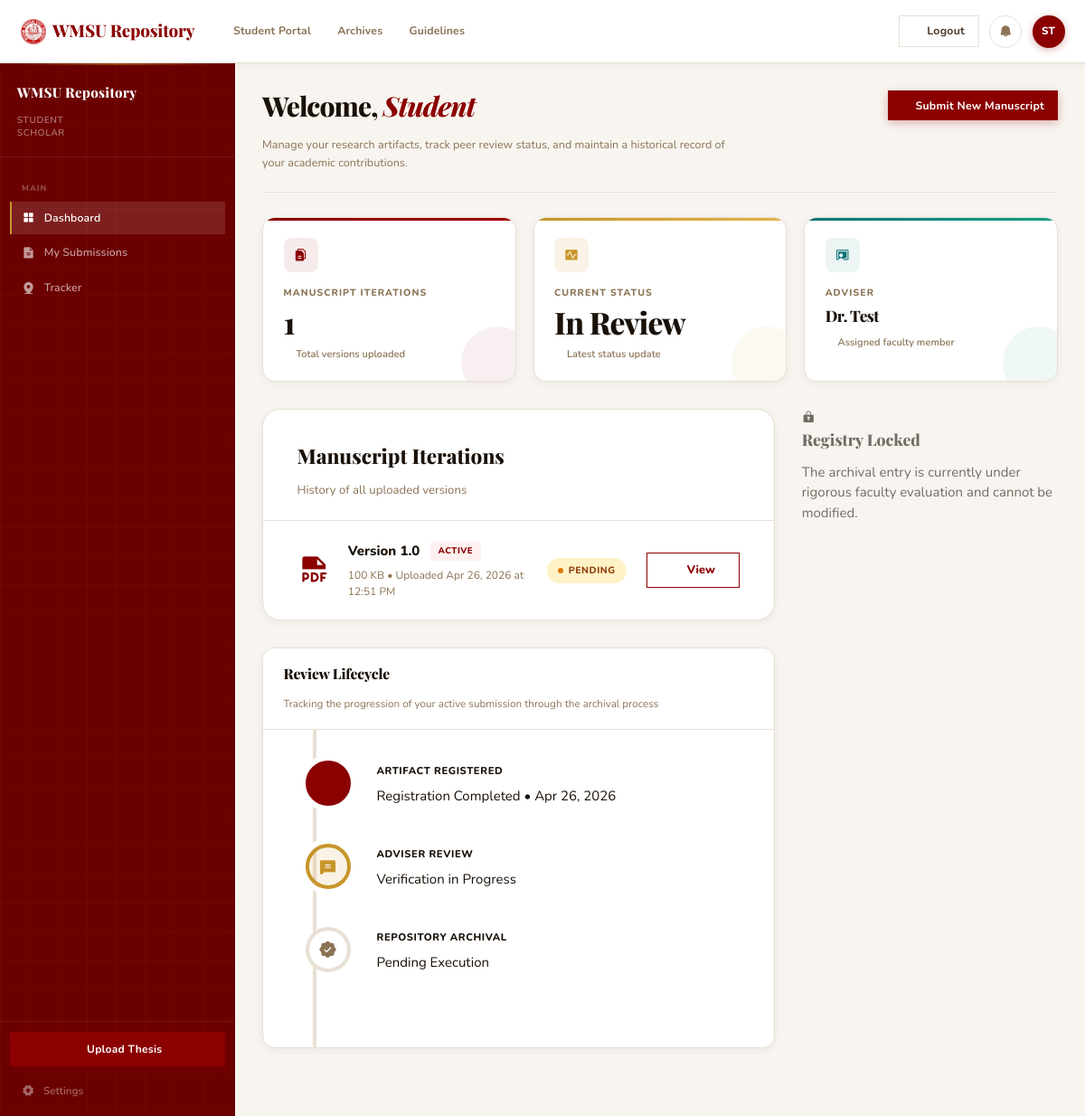
Page /student/index.php (signed in) on the committed database.
### tables this page shows
CREATE TABLE `theses` (
  `id` int(11) NOT NULL AUTO_INCREMENT,
  `thesis_code` varchar(50) NOT NULL,
  `title` varchar(255) NOT NULL,
  `abstract` text DEFAULT NULL,
  `author_id` int(11) NOT NULL,
  `adviser_id` int(11) DEFAULT NULL,
  `status` enum('draft','pending_review','revision_requested','approved','rejected','archived') NOT NULL DEFAULT 'draft',
  `views` int(11) NOT NULL DEFAULT '0',
  `downloads` int(11) NOT NULL DEFAULT '0',
  `created_at` timestamp NOT NULL DEFAULT CURRENT_TIMESTAMP,
  `updated_at` timestamp NOT NULL DEFAULT CURRENT_TIMESTAMP ON UPDATE CURRENT_TIMESTAMP,
  `hardbound_received_at` datetime DEFAULT NULL,
  PRIMARY KEY (`id`),
  UNIQUE KEY `thesis_code` (`thesis_code`),
  FOREIGN KEY (`author_id`) REFERENCES `users`(`id`) ON DELETE CASCADE,
  FOREIGN KEY (`adviser_id`) REFERENCES `users`(`id`) ON DELETE SET NULL
);

CREATE TABLE `users` (
  `id` int(11) NOT NULL AUTO_INCREMENT,
  `first_name` varchar(100) NOT NULL,
  `last_name` varchar(100) NOT NULL,
  `email` varchar(150) NOT NULL,
  `password` varchar(255) NOT NULL,
  `role` enum('student','adviser') NOT NULL DEFAULT 'student',
  `student_id` varchar(50) DEFAULT NULL,

  `college` varchar(150) DEFAULT NULL,
  `course` varchar(150) DEFAULT NULL,
  `year_level` varchar(20) DEFAULT NULL,
  `status` enum('pending','active','inactive') NOT NULL DEFAULT 'pending',
  `created_at` timestamp NOT NULL DEFAULT CURRENT_TIMESTAMP,
  PRIMARY KEY (`id`),
  UNIQUE KEY `email` (`email`)
);

CREATE TABLE `thesis_versions` (
  `id` int(11) NOT NULL AUTO_INCREMENT,
  `thesis_id` int(11) NOT NULL,
  `version_number` varchar(20) NOT NULL,
  `file_path` varchar(255) NOT NULL,
  `file_size` int(11) NOT NULL,
  `status` enum('pending','approved','rejected') NOT NULL DEFAULT 'pending',
  `feedback` text DEFAULT NULL,
  `submitted_at` timestamp NOT NULL DEFAULT CURRENT_TIMESTAMP,
  PRIMARY KEY (`id`),
  FOREIGN KEY (`thesis_id`) REFERENCES `theses`(`id`) ON DELETE CASCADE
);

### student/index.php (the view, shortened to what the rows shown need)
<?php
require_once __DIR__ . '/../includes/session.php';
$user = current_user();
$view = $_GET['view'] ?? 'overview';
$stmtAll = $pdo->prepare("SELECT t.*, u.first_name as adviser_first, u.last_name as adviser_last
                         FROM theses t
                         LEFT JOIN users u ON t.adviser_id = u.id
                         WHERE t.author_id = :author_id
                         ORDER BY t.created_at DESC");
$stmtAll->execute(['author_id' => $user['id']]);
$allTheses = $stmtAll->fetchAll();
$activeThesis = null;
if (!$activeThesis) {
    $activeThesis = $allTheses[0] ?? null;
}
$versions = [];
if ($activeThesis) {
    $vStmt = $pdo->prepare("SELECT * FROM thesis_versions WHERE thesis_id = :thesis_id ORDER BY submitted_at DESC");
    $vStmt->execute(['thesis_id' => $activeThesis['id']]);
    $versions = $vStmt->fetchAll();
}
?>
<?php
require_once __DIR__ . '/../includes/layout_top.php';
require_once __DIR__ . '/../includes/layout_sidebar.php';
?>
  <main class="main-content">
    <div class="page-header">
      <div class="page-title">
        <?php if ($view === 'submissions'): ?>
          <h1>My <span>Submissions</span></h1>
          <p>A comprehensive archive of all your scholarly submissions and their current statuses.</p>
        <?php else: ?>
          <h1>Welcome, <span><?= htmlspecialchars($user['first_name']) ?></span></h1>
        <?php endif; ?>
      </div>
    </div>
    <?php if ($view === 'submissions'): ?>
      <div class="table-container">
        <div class="table-toolbar">
          <div>
            <h3>Submission Archive</h3>
            <p>List of all research manuscripts you have submitted to the repository.</p>
          </div>
        </div>
        <?php
        $subFlash = $_GET['deleted'] ?? '';
        $subErr = $_GET['err'] ?? '';
        if ($subFlash === '1'): ?>
          <div class="submissions-flash submissions-flash--ok" role="status">
            <i class="ph-bold ph-check-circle"></i>
            <span>That submission and its uploaded files were removed.</span>
          </div>
        <?php elseif ($subErr === 'locked'): ?>
          <div class="submissions-flash submissions-flash--err" role="alert">
            <i class="ph-bold ph-lock-key"></i>
            <span>Approved or archived theses cannot be deleted. Contact support if you need changes.</span>
          </div>
        <?php elseif ($subErr === 'forbidden' || $subErr === 'invalid'): ?>
          <div class="submissions-flash submissions-flash--err" role="alert">
            <i class="ph-bold ph-warning-circle"></i>
            <span>Could not delete that submission. Refresh the page and try again.</span>
          </div>
        <?php endif; ?>
        <?php if (empty($allTheses)): ?>
          <div class="empty-state">
            <i class="ph-fill ph-files"></i>
            <p>No submissions found.</p>
            <a href="upload.php" class="btn btn-primary">Start Your First Submission</a>
          </div>
        <?php else: ?>
          <div class="table-responsive">
            <table class="queue-table" style="width:100%;">
              <thead>
                <tr>
                  <th>Thesis Details</th>
                  <th>Adviser</th>
                  <th>Status</th>
                  <th>Last Updated</th>
                  <th style="text-align: center;">Actions</th>
                </tr>
              </thead>
              <tbody>
                <?php foreach ($allTheses as $t): ?>
                  <tr>
                    <td>
                      <span style="font-size: 0.6rem; font-weight: 800; color: var(--gold); text-transform: uppercase;"><?= htmlspecialchars($t['thesis_code'] ?? 'PENDING') ?></span>
                      <div style="font-weight: 700; color: var(--text-dark); font-size: 0.88rem; margin-top: 0.2rem;"><?= htmlspecialchars($t['title']) ?></div>
                    </td>
                    <td><?= $t['adviser_last'] ? 'Dr. ' . htmlspecialchars($t['adviser_last']) : '<span class="text-muted">Not Assigned</span>' ?></td>
                    <td>
                      <?php
                        $st = $t['status'];
                        if ($st === 'approved') echo '<span class="badge badge-approved"><span class="dot dot-approved"></span> Approved</span>';
                        elseif ($st === 'revision_requested') echo '<span class="badge badge-revision"><span class="dot dot-revision"></span> Revision</span>';
                        elseif ($st === 'pending_review') echo '<span class="badge badge-pending"><span class="dot dot-pending"></span> Pending</span>';
                        else echo '<span class="badge badge-default">' . ucfirst($st) . '</span>';
                      ?>
                    </td>
                    <td class="text-muted" style="font-size:0.8rem;">
                      <?= date('M j, Y', strtotime($t['updated_at'] ?? $t['created_at'])) ?>
                    </td>
                    <td style="text-align: center;">
                      <div class="submission-actions">
                        <a href="tracker.php?id=<?= (int) $t['id'] ?>" class="btn-action-outline">
                          <i class="ph-bold ph-eye"></i> View
                        </a>
                        <?php
                        $canDelete = !in_array($t['status'], ['approved', 'archived'], true);
                        ?>
                        <?php if ($canDelete): ?>
                          <form method="post" action="index.php?view=submissions" class="submission-delete-form"
                            onsubmit="return confirm('Delete this submission and all of its uploaded PDF versions? This cannot be undone.');">
                            <input type="hidden" name="delete_thesis_id" value="<?= (int) $t['id'] ?>">
                            <button type="submit" class="btn-action-danger" title="Delete submission">
                              <i class="ph-bold ph-trash"></i> Delete
                            </button>
                          </form>
                        <?php else: ?>
                          <span class="submission-delete-na" title="Approved or archived records cannot be deleted">
                            <i class="ph-bold ph-lock-key"></i>
                          </span>
                        <?php endif; ?>
                      </div>
                    </td>
                  </tr>
                <?php endforeach; ?>
              </tbody>
            </table>
          </div>
        <?php endif; ?>
      </div>
    <?php else: ?>
      <div class="stat-cards">
        <div class="stat-card accent-teal">
          <div class="stat-icon"><i class="ph-fill ph-chalkboard-teacher"></i></div>
          <div class="stat-title">Adviser</div>
          <div class="stat-value" style="font-size:1.15rem; line-height:1.2;">
            <?php if ($activeThesis && $activeThesis['adviser_last']): ?> Dr. <?= htmlspecialchars($activeThesis['adviser_last']) ?>
            <?php else: ?> <span style="opacity:0.5">Not Assigned</span> <?php endif; ?>
          </div>
          <div class="stat-meta"><i class="ph ph-user-circle"></i> <span>Assigned faculty member</span></div>
        </div>
      </div>
      <div style="display: grid; grid-template-columns: 2fr 1fr; gap: 2rem;">
        <div>
          <?php if ($activeThesis): ?>
            <div class="iterations-card">
              <div class="iterations-header">
                <h3>Manuscript Iterations</h3>
                <p>History of all uploaded versions</p>
              </div>
              <div class="iteration-list">
                <?php if (empty($versions)): ?>
                  <div style="padding: 3rem; text-align: center; color: var(--text-muted);">No versions recorded yet.</div>
                <?php else: ?>
                  <?php foreach ($versions as $index => $v): ?>
                    <div class="iteration-row">
                      <div class="iteration-left">
                        <div class="pdf-icon-box"><i class="ph-fill ph-file-pdf"></i></div>
                        <div>
                          <div class="version-title-row">
                            <span class="version-name">Version <?= htmlspecialchars($v['version_number']) ?></span>
                            <?php if ($index === 0): ?> <span class="active-tag">ACTIVE</span> <?php endif; ?>
                          </div>
                          <div class="iteration-meta">
                            <?php
                              $mb = round($v['file_size'] / 1024 / 1024, 2);
                              echo ($mb < 1) ? round($v['file_size'] / 1024, 1) . ' KB' : $mb . ' MB';
                            ?>
                            &bull; Uploaded <?= date('M j, Y \a\t h:i A', strtotime($v['submitted_at'])) ?>
                          </div>
                        </div>
                      </div>
                      <div class="iteration-actions">
                        <?php if ($v['status'] === 'approved'): ?>
                          <span class="badge badge-approved" style="background:#D1FAE5; color:#065F46; border-radius:20px; font-weight:800; font-size:0.7rem; padding:0.4rem 0.8rem; letter-spacing:0.05em; display:flex; align-items:center; gap:0.4rem; text-transform:uppercase;">
                             <span class="dot dot-approved" style="width:6px; height:6px; background:#059669; border-radius:50%;"></span> APPROVED
                          </span>
                        <?php else: ?>
                          <span class="status-badge-pending">PENDING</span>
                        <?php endif; ?>
                        <a href="../public/uploads/<?= htmlspecialchars($v['file_path']) ?>" target="_blank" class="btn-action-outline" style="text-decoration:none; padding: 0.6rem 1.75rem; font-weight: 800; font-size: 0.85rem; display: flex; align-items: center; gap: 0.5rem; color: #8B0000; border-color: #8B0000;">
                          <i class="ph-bold ph-download-simple"></i> View
                        </a>
                      </div>
                    </div>
                  <?php endforeach; ?>
                <?php endif; ?>
              </div>
            </div>
            <div class="table-container" style="background:white; margin-bottom: 2rem;">
              <div class="table-toolbar">
                <div><h3>Review Lifecycle</h3><p>Tracking the progression of your active submission through the archival process</p></div>
              </div>
              <div style="padding: 0 1.5rem;">
                <div class="timeline">
                  <?php
                    $status = $activeThesis['status'];
                    $step1Class = 'completed'; $step1Date = date('M j, Y', strtotime($activeThesis['created_at'])); $step1Icon = '<i class="ph-bold ph-check"></i>';
                    $step2Class = 'pending'; $step2Title = 'Adviser Review'; $step2Date = 'Pending Execution'; $step2Icon = '<i class="ph-fill ph-chat-text"></i>';
                    $step3Class = 'pending'; $step3Title = 'Repository Archival'; $step3Date = 'Pending Execution'; $step3Icon = '<i class="ph-fill ph-seal-check"></i>';
                    if ($status === 'pending_review') { $step2Class = 'active'; $step2Date = 'Verification in Progress'; }
                    elseif ($status === 'revision_requested') { $step2Class = 'active'; $step2Title = 'Refinement Required'; $step2Date = 'Adviser requested revisions'; $step2Icon = '<i class="ph-bold ph-warning"></i>'; }
                    elseif ($status === 'approved') { $step2Class = 'completed'; $step2Date = 'Refractive verified'; $step3Class = 'completed'; $step3Date = date('M j, Y', strtotime($activeThesis['updated_at'] ?? $activeThesis['created_at'])); $step3Icon = '<i class="ph-bold ph-check"></i>'; }
                  ?>
                  <div class="timeline-item <?= $step1Class ?>"><div class="timeline-icon-wrap"><?= $step1Icon ?></div><div class="timeline-content"><h4>Artifact Registered</h4><span class="timeline-meta">Registration Completed &bull; <?= $step1Date ?></span></div></div>
                  <div class="timeline-item <?= $step2Class ?>"><div class="timeline-icon-wrap"><?= $step2Icon ?></div><div class="timeline-content"><h4><?= $step2Title ?></h4><span class="timeline-meta"><?= $step2Date ?></span></div></div>
                  <div class="timeline-item <?= $step3Class ?>"><div class="timeline-icon-wrap"><?= $step3Icon ?></div><div class="timeline-content"><h4><?= $step3Title ?></h4><span class="timeline-meta"><?= $step3Date ?></span></div></div>
                </div>
              </div>
            </div>
          <?php endif; ?>
        </div>
      </div>
    <?php endif; ?>
  </main>
<?php require_once __DIR__ . '/../includes/layout_bottom.php'; ?>

### includes/layout_top.php (shortened to what the rows shown need)
<!DOCTYPE html>
<html lang="en">
<head>
  <link rel="stylesheet" href="<?= BASE_URL ?>assets/fonts/google/css/nunito.css">
  <link rel="stylesheet" href="<?= BASE_URL ?>assets/fonts/google/css/playfair-display.css">
  <link rel="stylesheet" href="<?= BASE_URL ?>assets/vendor/phosphor/css/phosphor-all.css">
  <link rel="stylesheet" href="<?= BASE_URL ?>assets/css/global.css?v=<?= filemtime(__DIR__ . '/../assets/css/global.css') ?>">
  <link rel="stylesheet" href="<?= BASE_URL ?>assets/css/dashboard.css?v=<?= filemtime(__DIR__ . '/../assets/css/dashboard.css') ?>">
</head>
<body>
<header class="topbar">
  <div class="topbar-right">
    <a href="<?= BASE_URL ?>auth/logout.php" class="btn btn-secondary" style="text-decoration:none;">
      <i class="ph ph-sign-out"></i> Logout
    </a>
    <a href="<?= BASE_URL ?>user/notifications.php" class="icon-btn" title="Notifications" style="position: relative;">
      <i class="ph-fill ph-bell"></i>
    </a>
    <a href="<?= BASE_URL ?>user/profile.php" class="user-avatar" title="My Profile Settings" style="text-decoration:none;">
      <?= htmlspecialchars(strtoupper(substr($user['first_name'] ?? 'U', 0, 1) . substr($user['last_name'] ?? 'U', 0, 1))) ?>
    </a>
  </div>
</header>

### rows in the picture
theses: adviser.last_name "ST", adviser.last_name "Test", created_at "Apr 26, 2026", status "Verification in Progress"
thesis_versions: version_number "1.0", $v['file_size']/1024 "100", submitted_at "Apr 26, 2026 at 12:51 PM", status "PENDING"

### other values in the picture
$user['first_name'] "Student"
$totalIterations "1"
$step2Title "ADVISER REVIEW"
$step3Title "REPOSITORY ARCHIVAL"
$step3Date "Pending Execution"
